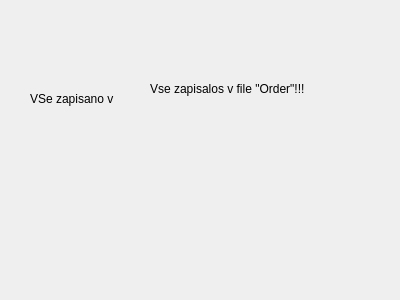
<?xml version="1.0" encoding="UTF-8"?>
<ui version="4.0">
 <class>Ura</class>
 <widget class="QDialog" name="Ura">
  <property name="geometry">
   <rect>
    <x>0</x>
    <y>0</y>
    <width>400</width>
    <height>300</height>
   </rect>
  </property>
  <property name="windowTitle">
   <string>Dialog</string>
  </property>
  <widget class="QLabel" name="label">
   <property name="geometry">
    <rect>
     <x>150</x>
     <y>80</y>
     <width>191</width>
     <height>17</height>
    </rect>
   </property>
   <property name="text">
    <string>Vse zapisalos v file &quot;Order&quot;!!!</string>
   </property>
  </widget>
  <widget class="QLabel" name="label_2">
   <property name="geometry">
    <rect>
     <x>30</x>
     <y>90</y>
     <width>101</width>
     <height>17</height>
    </rect>
   </property>
   <property name="text">
    <string>VSe zapisano v</string>
   </property>
  </widget>
 </widget>
 <resources/>
 <connections/>
</ui>
